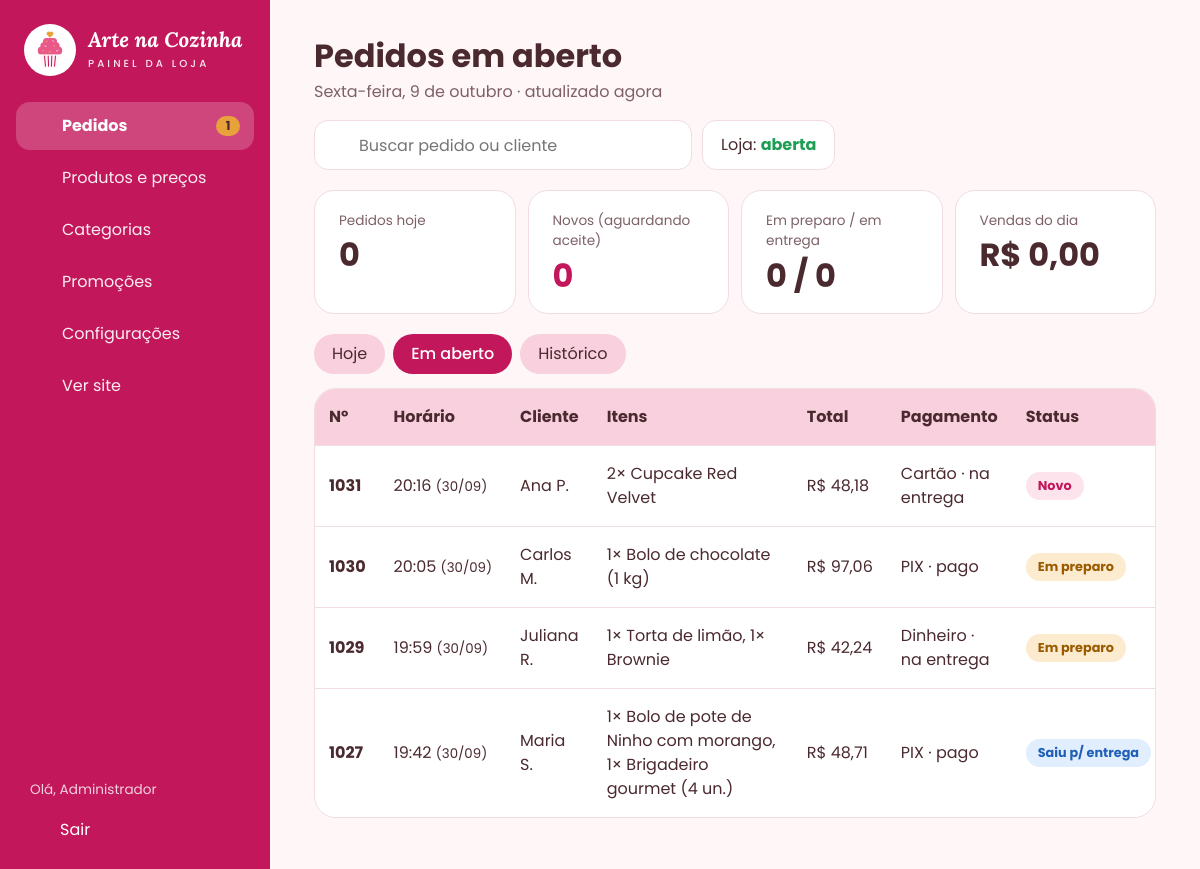
/admin/?ver=abertos (signed in), run on the app's committed database.
### tables this page shows
CREATE TABLE pedido (
  id_pedido        INT            NOT NULL AUTO_INCREMENT,
  id_cliente       INT            NOT NULL,
  id_admin         INT            NULL,         
  data_hora        DATETIME       NOT NULL DEFAULT CURRENT_TIMESTAMP,
  status           VARCHAR(20)    NOT NULL DEFAULT 'recebido',
  forma_pagamento  VARCHAR(20)    NOT NULL,     
  pago_no_site     BOOLEAN        NOT NULL DEFAULT FALSE,
  taxa_entrega     DECIMAL(8,2)   NOT NULL DEFAULT 0,
  valor_total      DECIMAL(10,2)  NOT NULL,
  observacao       VARCHAR(255)   NULL,
  PRIMARY KEY (id_pedido),
  KEY idx_pedido_data (data_hora),
  KEY idx_pedido_status (status),
  CONSTRAINT fk_pedido_cliente FOREIGN KEY (id_cliente)
    REFERENCES cliente (id_cliente),
  CONSTRAINT fk_pedido_admin FOREIGN KEY (id_admin)
    REFERENCES administrador (id_admin)
);

CREATE TABLE cliente (
  id_cliente   INT          NOT NULL AUTO_INCREMENT,
  nome         VARCHAR(100) NOT NULL,
  telefone     VARCHAR(20)  NOT NULL,           
  endereco     VARCHAR(150) NOT NULL,
  bairro       VARCHAR(60)  NOT NULL,
  complemento  VARCHAR(60)  NULL,
  PRIMARY KEY (id_cliente),
  KEY idx_cliente_telefone (telefone)
);

### includes/bootstrap.php (called while the page is built, shortened)
<?php
function db(): PDO
{
    static $pdo = null;
    if ($pdo === null) {
        $c = APP_CONFIG;
        $dsn = "mysql:host={$c['db_host']};port={$c['db_porta']};dbname={$c['db_nome']};charset=utf8mb4";
        try {
            $pdo = new PDO($dsn, $c['db_usuario'], $c['db_senha'], [
                PDO::ATTR_ERRMODE            => PDO::ERRMODE_EXCEPTION,
                PDO::ATTR_DEFAULT_FETCH_MODE => PDO::FETCH_ASSOC,
                PDO::ATTR_EMULATE_PREPARES   => false,
            ]);
            $pdo->exec("SET time_zone = '" . date('P') . "'");
        } catch (PDOException $e) {
            http_response_code(500);
            $msg = $c['debug'] ? $e->getMessage() : 'Tente novamente em alguns minutos.';
            exit('<div style="font-family:sans-serif;padding:2rem;color:#4A2A2F">'
               . '<h2>Não foi possível conectar ao banco de dados</h2><p>'
               . htmlspecialchars($msg) . '</p><p>Verifique se o MySQL está ligado e se o banco '
               . '<code>arte_na_cozinha</code> foi importado (database/arte_na_cozinha.sql).</p></div>');
        }
    }
    return $pdo;
}
function h(?string $texto): string
{
    return htmlspecialchars((string) $texto, ENT_QUOTES, 'UTF-8');
}
function dinheiro($valor): string
{
    return 'R$ ' . number_format((float) $valor, 2, ',', '.');
}
function config_loja(string $chave, string $padrao = ''): string
{
    static $cache = null;
    if ($cache === null) {
        $cache = db()->query('SELECT chave, valor FROM configuracao')->fetchAll(PDO::FETCH_KEY_PAIR);
    }
    return $cache[$chave] ?? $padrao;
}
function loja_aberta(): bool
{
    return config_loja('loja_aberta', '1') === '1';
}
function data_extenso(?int $timestamp = null): string
{
    $timestamp ??= time();
    $dias  = ['domingo', 'segunda-feira', 'terça-feira', 'quarta-feira', 'quinta-feira', 'sexta-feira', 'sábado'];
    $meses = ['janeiro', 'fevereiro', 'março', 'abril', 'maio', 'junho', 'julho', 'agosto', 'setembro', 'outubro', 'novembro', 'dezembro'];
    return ucfirst($dias[(int) date('w', $timestamp)]) . ', ' . (int) date('j', $timestamp)
         . ' de ' . $meses[(int) date('n', $timestamp) - 1];
}
function hora(string $dataHora): string
{
    return date('H:i', strtotime($dataHora));
}

### admin/index.php (the view, shortened to what this page needs)
<?php
$ver   = $_GET['ver'] ?? 'hoje';
$busca = trim((string) ($_GET['q'] ?? ''));
$data  = (string) ($_GET['data'] ?? date('Y-m-d'));
$st = db()->prepare(
    "SELECT
        SUM(status <> 'cancelado')                           AS pedidos,
        SUM(status = 'recebido')                             AS novos,
        SUM(status = 'em_preparo')                           AS preparo,
        SUM(status = 'saiu_entrega')                         AS entrega,
        COALESCE(SUM(CASE WHEN status <> 'cancelado' THEN valor_total END), 0) AS vendas
       FROM pedido WHERE DATE(data_hora) = ?"
);
$st->execute([$ver === 'historico' ? $data : date('Y-m-d')]);
$ind = $st->fetch();
$where  = [];
$params = [];
if ($ver === 'abertos') {
    $where[] = "p.status IN ('recebido', 'em_preparo', 'saiu_entrega')";
} elseif ($ver === 'historico') {
    $where[] = 'DATE(p.data_hora) = ?';
    $params[] = $data;
} else {
    $ver = 'hoje';
    $where[] = 'DATE(p.data_hora) = CURDATE()';
}
$st = db()->prepare(
    "SELECT p.*, c.nome, c.telefone,
            GROUP_CONCAT(CONCAT(i.quantidade, '× ', pr.nome) ORDER BY i.id_item SEPARATOR ', ') AS itens
       FROM pedido p
       JOIN cliente c       ON c.id_cliente = p.id_cliente
       JOIN item_pedido i   ON i.id_pedido = p.id_pedido
       JOIN produto pr      ON pr.id_produto = i.id_produto
      WHERE " . implode(' AND ', $where) . "
      GROUP BY p.id_pedido
      ORDER BY FIELD(p.status, 'recebido', 'em_preparo', 'saiu_entrega', 'entregue', 'cancelado'), p.data_hora DESC"
);
$st->execute($params);
$pedidos = $st->fetchAll();
function nome_curto(string $nome): string
{
    $partes = preg_split('/\s+/', trim($nome));
    return count($partes) > 1 ? $partes[0] . ' ' . mb_substr(end($partes), 0, 1) . '.' : $partes[0];
}
require __DIR__ . '/../includes/admin_topo.php';
?>
<div class="painel-cabecalho">
  <div>
    <h1><?= $ver === 'hoje' ? 'Pedidos de hoje' : ($ver === 'abertos' ? 'Pedidos em aberto' : 'Histórico de pedidos') ?></h1>
    <p class="subtitulo"><?= $ver === 'historico' ? h(data_extenso(strtotime($data))) : h(data_extenso()) ?> · <span id="atualizadoEm">atualizado agora</span></p>
  </div>
  <div class="painel-cabecalho-acoes">
    <form class="busca-painel" method="get" role="search">
      <?= icone('busca') ?>
      <input type="search" name="q" value="<?= h($busca) ?>" placeholder="Buscar pedido ou cliente" aria-label="Buscar pedido ou cliente">
    </form>
    <form method="post" action="configuracoes.php">
      <button type="submit" class="botao-loja <?= loja_aberta() ? 'aberta' : 'fechada' ?>" title="Clique para <?= loja_aberta() ? 'fechar' : 'abrir' ?> a loja">
        Loja: <strong><?= loja_aberta() ? 'aberta' : 'fechada' ?></strong>
      </button>
    </form>
  </div>
</div>
<section class="indicadores" aria-label="Resumo do dia">
  <div class="indicador"><span>Pedidos <?= $ver === 'historico' ? 'no dia' : 'hoje' ?></span><strong><?= (int) $ind['pedidos'] ?></strong></div>
  <div class="indicador destaque"><span>Novos (aguardando aceite)</span><strong><?= (int) $ind['novos'] ?></strong></div>
  <div class="indicador"><span>Em preparo / em entrega</span><strong><?= (int) $ind['preparo'] ?> / <?= (int) $ind['entrega'] ?></strong></div>
  <div class="indicador"><span>Vendas do dia</span><strong><?= dinheiro($ind['vendas']) ?></strong></div>
</section>
<nav class="abas" aria-label="Filtro de pedidos">
  <a href="?ver=hoje" class="<?= $ver === 'hoje' ? 'ativo' : '' ?>">Hoje</a>
  <a href="?ver=abertos" class="<?= $ver === 'abertos' ? 'ativo' : '' ?>">Em aberto</a>
  <a href="?ver=historico" class="<?= $ver === 'historico' ? 'ativo' : '' ?>">Histórico</a>
</nav>
<div class="tabela-caixa">
  <table class="tabela tabela-responsiva">
    <thead>
      <tr>
        <th>Nº</th><th>Horário</th><th>Cliente</th><th>Itens</th><th>Total</th><th>Pagamento</th><th>Status</th><th>Ação</th>
      </tr>
    </thead>
    <tbody>
      <?php foreach ($pedidos as $p):
          $s = STATUS_PEDIDO[$p['status']];
      ?>
      <tr>
        <td data-rotulo="Nº"><a class="link-pedido" href="pedido.php?id=<?= (int) $p['id_pedido'] ?>"><strong><?= (int) $p['id_pedido'] ?></strong></a></td>
        <td data-rotulo="Horário"><?= hora($p['data_hora']) ?><?= $ver === 'abertos' && date('Y-m-d', strtotime($p['data_hora'])) !== date('Y-m-d') ? ' <small>(' . date('d/m', strtotime($p['data_hora'])) . ')</small>' : '' ?></td>
        <td data-rotulo="Cliente"><?= h(nome_curto($p['nome'])) ?></td>
        <td data-rotulo="Itens" class="celula-itens"><?= h($p['itens']) ?></td>
        <td data-rotulo="Total"><?= dinheiro($p['valor_total']) ?></td>
        <td data-rotulo="Pagamento"><?= h(FORMAS_PAGAMENTO[$p['forma_pagamento']]) ?> · <?= $p['pago_no_site'] ? 'pago' : 'na entrega' ?></td>
        <td data-rotulo="Status"><span class="etiqueta etiqueta-<?= $s['classe'] ?>"><?= h($s['admin']) ?></span></td>
      </tr>
      <?php endforeach; ?>
    </tbody>
  </table>
</div>
<?php require __DIR__ . '/../includes/admin_rodape.php'; ?>

### assets/css/style.css (style rules this page uses)
:root { --cor-principal: #C2185B; --cor-secundaria: #E8588A; --cor-apoio: #F8D0DE; --cor-fundo: #FFF6F8; --cor-texto: #4A2A2F; --cor-destaque: #E9A23B; --cor-texto-suave: #7D6167; --cor-borda: #F1DCE3; --cor-apoio-claro: #FCE8EF; --cor-sucesso: #1E9E55; --cor-sucesso-bg: #E7F6EC; --cor-branco: #FFFFFF; --fonte-titulo: 'Lora', Georgia, serif; --fonte-texto: 'Poppins', system-ui, sans-serif; --raio-botao: 14px; --raio-card: 16px; --sombra: 0 6px 20px rgba(194, 24, 91, .08); --sombra-forte: 0 12px 30px rgba(194, 24, 91, .28); --largura: 1120px; }
*, *::before, *::after { box-sizing: border-box; }
html { -webkit-text-size-adjust: 100%; scroll-behavior: smooth; }
body { margin: 0; background: var(--cor-fundo); color: var(--cor-texto); font-family: var(--fonte-texto); font-size: 15px; line-height: 1.5; -webkit-font-smoothing: antialiased; min-height: 100vh; display: flex; flex-direction: column; }
a { color: var(--cor-principal); }
button, input, select, textarea { font: inherit; color: inherit; }
h1, h2, h3 { margin: 0; line-height: 1.25; }
p { margin: 0; }
.etiqueta { display: inline-block; padding: 4px 12px; border-radius: 999px; font-size: .8rem; font-weight: 700; white-space: nowrap; }
.etiqueta-novo { background: #FDE3EC; color: var(--cor-principal); }
.etiqueta-preparo { background: #FCEBCF; color: #9A5B00; }
.etiqueta-entrega { background: #E1EEFD; color: #1F5FB8; }
@media (min-width: 760px) { body { font-size: 16px; } }

### assets/css/admin.css (style rules this page uses)
body.painel { display: block; min-height: 100vh; }
.painel-cabecalho { display: flex; flex-wrap: wrap; align-items: flex-start; justify-content: space-between; gap: 16px; margin-bottom: 20px; }
.painel-cabecalho h1 { display: flex; flex-wrap: wrap; align-items: center; gap: 10px; font-size: 1.7rem; font-weight: 700; }
.subtitulo { margin-top: 4px; color: var(--cor-texto-suave); }
.painel-cabecalho-acoes { display: flex; flex-wrap: wrap; align-items: center; gap: 10px; }
.busca-painel { position: relative; flex: 1 1 260px; }
.busca-painel input { width: 100%; min-width: 220px; height: 50px; padding: 0 16px 0 44px; border: 1px solid var(--cor-borda); border-radius: 14px; background: #fff; outline: none; }
.botao-loja { height: 50px; padding: 0 18px; border: 1px solid var(--cor-borda); border-radius: 14px; background: #fff; cursor: pointer; white-space: nowrap; }
.botao-loja.aberta strong { color: var(--cor-sucesso); }
.indicadores { display: grid; grid-template-columns: repeat(2, 1fr); gap: 12px; margin-bottom: 20px; }
.indicador { padding: 16px 18px; border: 1px solid var(--cor-borda); border-radius: 20px; background: #fff; }
.indicador span { display: block; color: var(--cor-texto-suave); font-size: .85rem; }
.indicador strong { display: block; margin-top: 6px; font-size: 1.6rem; line-height: 1.1; }
.indicador.destaque strong { color: var(--cor-principal); }
.abas { display: flex; flex-wrap: wrap; align-items: center; gap: 8px; margin-bottom: 14px; }
.abas a { padding: 8px 18px; border-radius: 999px; background: var(--cor-apoio); color: var(--cor-texto); text-decoration: none; }
.abas a.ativo { background: var(--cor-principal); color: #fff; font-weight: 500; }
.tabela-caixa { border: 1px solid var(--cor-borda); border-radius: 22px; background: #fff; overflow-x: auto; }
.tabela { width: 100%; border-collapse: collapse; }
.tabela th { padding: 16px 18px; background: var(--cor-apoio); text-align: left; font-weight: 700; white-space: nowrap; }
.tabela td { padding: 16px 18px; border-top: 1px solid var(--cor-borda); vertical-align: middle; }
.celula-itens { max-width: 320px; }
.link-pedido { color: var(--cor-texto); text-decoration: none; }
@media (min-width: 760px) { .indicadores { grid-template-columns: repeat(4, 1fr); } }
@media (min-width: 760px) { .indicador { padding: 20px 24px; } }
@media (min-width: 760px) { .indicador strong { font-size: 2rem; } }
@media (min-width: 960px) { .painel-cabecalho h1 { font-size: 2rem; } }
@media (min-width: 960px) { .tabela td[data-rotulo="Nº"], .tabela td[data-rotulo="Horário"], .tabela td[data-rotulo="Total"], .tabela td[data-rotulo="Preço"], .tabela td[data-rotulo="Preço normal"], .tabela td[data-rotulo="Status"] { white-space: nowrap; } }
@media (min-width: 960px) { .tabela td.celula-itens { min-width: 200px; } }
@media (min-width: 960px) { .tabela th, .tabela td { padding-left: 14px; padding-right: 14px; } }

### data on the page
pedido: id_pedido "1031", data_hora "20:16", data_hora "30/09", id_cliente.nome "Ana P.", itens "2× Cupcake Red Velvet", valor_total "R$ 48,18", forma_pagamento "Cartão", pago_no_site "na entrega", status "Novo"
pedido: id_pedido "1030", data_hora "20:05", data_hora "30/09", id_cliente.nome "Carlos M.", itens "1× Bolo de chocolate (1 kg)", valor_total "R$ 97,06", forma_pagamento "PIX", pago_no_site "pago", status "Em preparo"
pedido: id_pedido "1029", data_hora "19:59", data_hora "30/09", id_cliente.nome "Juliana R.", itens "1× Torta de limão, 1× Brownie", valor_total "R$ 42,24", forma_pagamento "Dinheiro", pago_no_site "na entrega", status "Em preparo"
pedido: id_pedido "1027", data_hora "19:42", data_hora "30/09", id_cliente.nome "Maria S.", itens "1× Bolo de pote de Ninho com morango, 1× Brigadeiro gourmet (4 un.)", valor_total "R$ 48,71", forma_pagamento "PIX", pago_no_site "pago", status "Saiu p/ entrega"

### other printed values
$rotulo "Pedidos"
$novosPendentes "1"
$rotulo "Produtos e preços"
$rotulo "Categorias"
$rotulo "Promoções"
$rotulo "Configurações"
explode(' ', $admin['nome'])[0] "Administrador"
data_extenso() "Sexta-feira, 9 de outubro"
$ind['pedidos'] "0"
$ind['novos'] "0"
$ind['preparo'] "0"
$ind['entrega'] "0"
dinheiro($ind['vendas']) "R$ 0,00"
